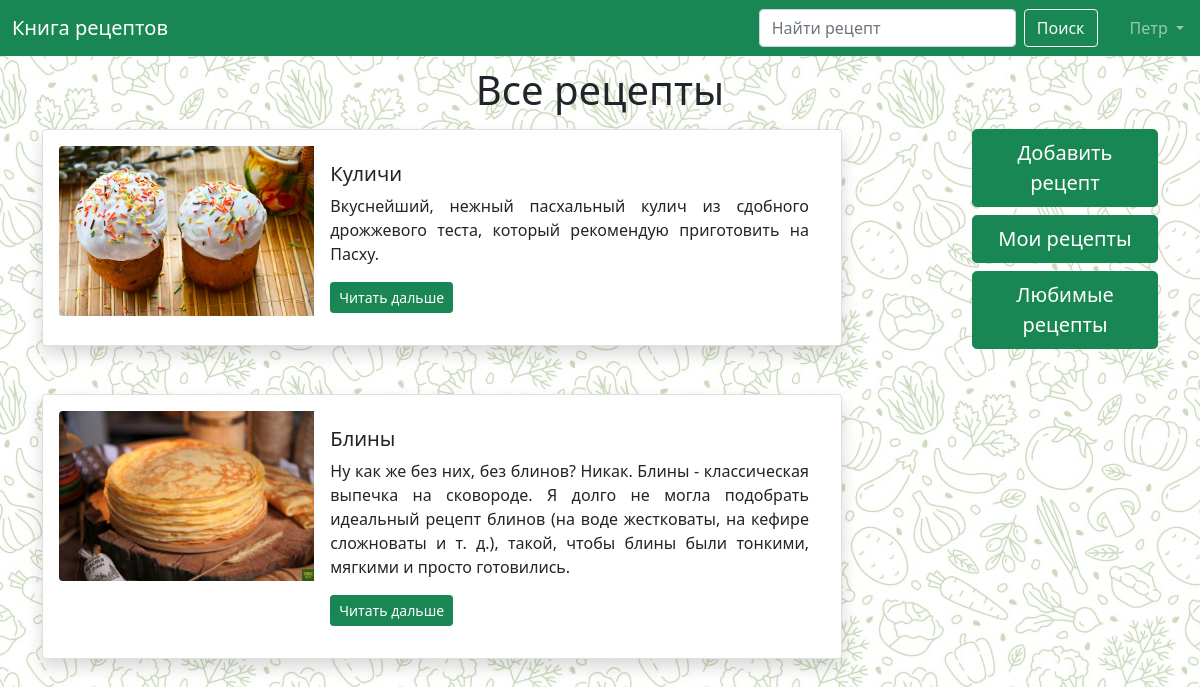
/ (signed in), run on the app's committed database.
### data/users.py (models this page shows, shortened)
class User(SqlAlchemyBase, UserMixin):
    __tablename__ = 'users'
    id = sqlalchemy.Column(sqlalchemy.Integer,
                           primary_key=True, autoincrement=True)
    user_role = sqlalchemy.Column(sqlalchemy.Integer,
                                  sqlalchemy.ForeignKey('users_roles.id'))
    role = orm.relationship('UserRole')
    recipes = orm.relationship('Recipes', back_populates='user')
    favorite_recipes = orm.relationship('Recipes',
                                        secondary="favorite_recipes",
                                        backref="users", lazy="subquery")
    surname = sqlalchemy.Column(sqlalchemy.String)
    name = sqlalchemy.Column(sqlalchemy.String)
    email = sqlalchemy.Column(sqlalchemy.String, unique=True)
    hashed_password = sqlalchemy.Column(sqlalchemy.String)
    modified_date = sqlalchemy.Column(sqlalchemy.DateTime,
                                      default=datetime.datetime.now)

### data/recipes.py (models this page shows)
class Recipes(SqlAlchemyBase):
    __tablename__ = 'recipes'
    id = sqlalchemy.Column(sqlalchemy.Integer,
                           primary_key=True, autoincrement=True)
    title = sqlalchemy.Column(sqlalchemy.String)
    description = sqlalchemy.Column(sqlalchemy.String)
    picture_name = sqlalchemy.Column(sqlalchemy.String, nullable=False)
    ingredients = sqlalchemy.Column(sqlalchemy.String)
    recipe = sqlalchemy.Column(sqlalchemy.String)
    user_id = sqlalchemy.Column(sqlalchemy.Integer,
                                sqlalchemy.ForeignKey("users.id"))
    categories = orm.relationship("Category",
                                  secondary="recipe_to_category",
                                  backref="recipes")
    user = orm.relationship('User')
    created_date = sqlalchemy.Column(sqlalchemy.DateTime, default=datetime.datetime.now)

### main.py (the view)
@app.route('/')
def index():
    db_sess = db_session.create_session()
    recipes = db_sess.query(Recipes).all()
    return render_template('index.html', recipes=recipes, title='Домашняя страница')

### data/db_session.py (called while the page is built)
def create_session() -> Session:
    global __factory
    return __factory()

### main.py (called while the page is built)
@login_manager.user_loader
def load_user(user_id):
    db_sess = db_session.create_session()
    return db_sess.query(User).get(user_id)

### templates/index.html (shortened to what this page needs)
{% extends "base.html" %}
{% block content %}
<h1 class="text-center" style="margin-top: 10px; margin-bottom: 15px;">Все рецепты</h1>
{% if current_user.is_authenticated %}
<div class="d-grid gap-2 col-2 mx-auto" style="float: right;">
  {% if current_user.role.id == 2 %}
  <a class="btn btn-success btn-lg" href="/add_recipe">Добавить рецепт</a>
  <a class="btn btn-success btn-lg" href="/user">Мои рецепты</a>
  {% endif %}
  <a class="btn btn-success btn-lg" href="/favorites">Любимые рецепты</a>
</div>
{% endif %}
{% include 'recipes.html' %}
{% endblock %}

### templates/base.html (shortened to what this page needs)
<!doctype html>
<html lang="en">
  <head>
    <link rel="stylesheet" href="/static/css/base.css">
    <link href="https://cdn.jsdelivr.net/npm/bootstrap@5.0.2/dist/css/bootstrap.min.css" rel="stylesheet">
  </head>
  <body>
  <header>
  <nav class="navbar navbar-expand-lg navbar-dark bg-success">
  <div class="container-fluid me-1">
    <a class="navbar-brand" href="/">Книга рецептов</a>
   <form class="d-flex justify-content-start" action="search" method="get">
     <input class="form-control me-2" type="search" placeholder="Найти рецепт" aria-label="Search" name="recipe_query">
     <button class="btn btn-outline-light me-2" type="submit">Поиск</button>
  </form>
  </div>
    <div class="collapse navbar-collapse" id="navbarSupportedContent">
      <ul class="navbar-nav me-2">
        {% if current_user.is_authenticated %}
        <li class="nav-item dropdown">
          <a class="nav-link dropdown-toggle" href="#" id="navbarDropdown" role="button" data-bs-toggle="dropdown" aria-expanded="false">
            {{ current_user.name }}
          </a>
        {% endif %}
      </ul>
  </div>
</nav>
</header>
  <main role="main" class="container">
      {% block content %}{% endblock %}
  </main>
  </body>
</html>

### templates/recipes.html
{% for item in recipes %}
<div class="card shadow p-3 mb-5 bg-body rounded" style="max-width: 800px;">
  <div class="row g-0">
    <div class="col-md-4">
      <img src="static/img/{{ item.picture_name }}" class="img-fluid rounded-start">
    </div>
    <div class="col-md-8">
      <div class="card-body">
        <h5 class="card-title">{{ item.title }}</h5>
        <p class="card-text" align="justify">{{ item.description }}</p>
        <a class="btn btn-success btn-sm" href="/recipe/{{ item.id }}">Читать дальше</a>
      </div>
    </div>
  </div>
</div>
{% endfor %}

### static/css/base.css (style rules this page uses)
body { background-image: url(/static/img/background_image.jpg); }

### data on the page
User: name "Петр"
Recipes: picture_name (picture), title "Куличи", description "Вкуснейший, нежный пасхальный кулич из сдобного дрожжевого теста, который рекомендую приготовить на Пасху."
Recipes: picture_name (picture), title "Блины", description "Ну как же без них, без блинов? Никак. Блины - классическая выпечка на сковороде. Я долго не могла подобрать идеальный рецепт блинов (на воде жестковаты, на кефире сложноваты и т. д.), такой, чтобы блины были тонкими, мягкими и просто готовились."
